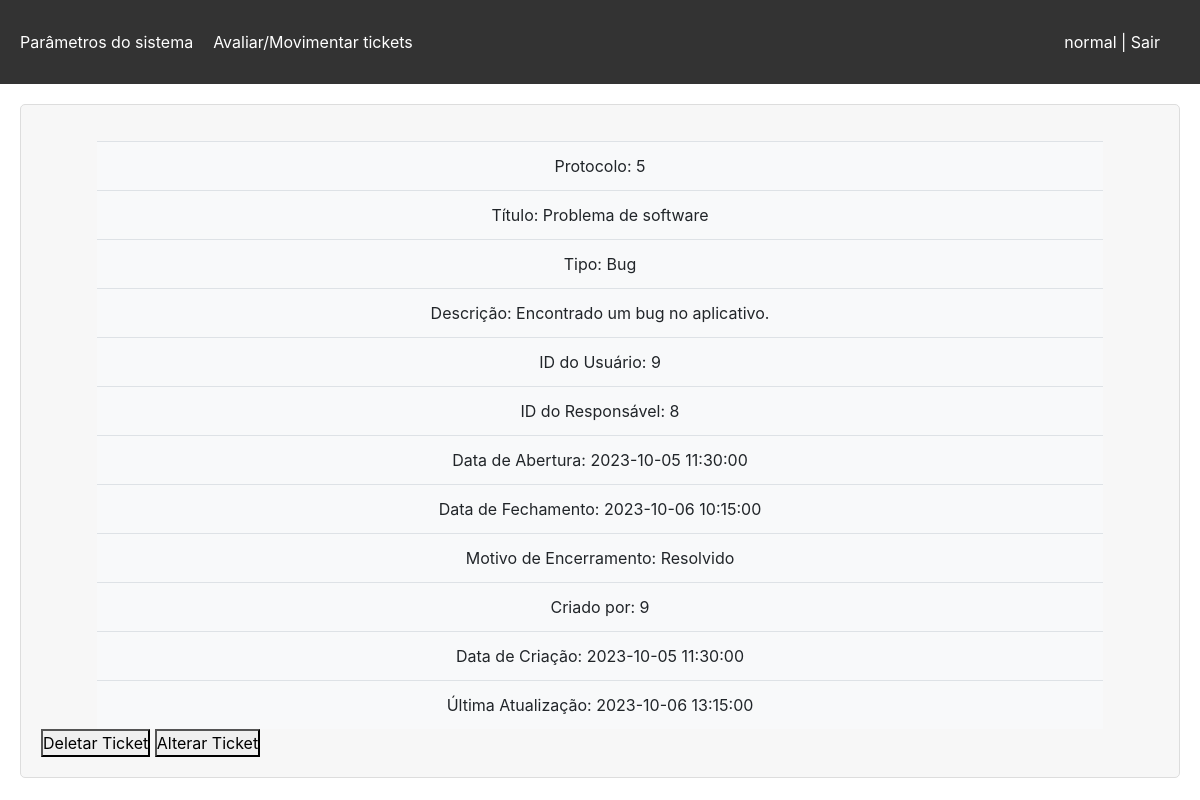
Page /viewId.php?id=5 (signed in) on the committed database.
### tables this page shows
CREATE TABLE `tickets` (
  `protocol` int NOT NULL AUTO_INCREMENT,
  `title` varchar(255) DEFAULT NULL,
  `type` varchar(50) DEFAULT NULL,
  `description` text,
  `user_id` int DEFAULT NULL,
  `responsible_id` int DEFAULT NULL,
  `open_at` datetime DEFAULT NULL,
  `closed_at` datetime DEFAULT NULL,
  `closure_reason` text,
  `created_by` int DEFAULT NULL,
  `created_at` datetime DEFAULT NULL,
  `updated_at` timestamp NULL DEFAULT CURRENT_TIMESTAMP ON UPDATE CURRENT_TIMESTAMP,
  PRIMARY KEY (`protocol`)
);

### app/Db/Database.php (called while the page is built, shortened)
<?php
class Database{
  private $table;
  private $connection;
  public function __construct($table = null){
    $this->table = $table;
  }
  private function setConnection(){
    try{
      $this->connection = new PDO('mysql:host='.self::HOST.';dbname='.self::NAME,self::USER,self::PASS);
      $this->connection->setAttribute(PDO::ATTR_ERRMODE,PDO::ERRMODE_EXCEPTION);
    }catch(PDOException $e){
      die('ERROR: '.$e->getMessage());
    }
  }
  public function execute($query,$params = []){
    try{
      $statement = $this->connection->prepare($query);
      $statement->execute($params);
      return $statement;
    }catch(PDOException $e){
      die('ERROR: '.$e->getMessage());
    }
  }
  public function select($where = null, $order = null, $limit = null, $fields = '*'){
    $where = !empty($where) ? 'WHERE '.$where : '';
    $order = !empty($order) ? 'ORDER BY '.$order : '';
    $limit = !empty($limit) ? 'LIMIT '.$limit : '';
    $query = 'SELECT '.$fields.' FROM '.$this->table.' '.$where.' '.$order.' '.$limit;
    $result = $this->execute($query);
    $data = $result->fetchAll(PDO::FETCH_ASSOC);
    return $data;
  }
}

### app/Entity/Ticket.php (called while the page is built, shortened)
<?php
class Ticket
{
    public $id;
    public function getTicketsById()
    {
        $obDatabase = new Database('tickets');
        $where = "protocol = '{$this->id}'";
        $data = $obDatabase->select($where);
        return $data[0];
    }
}

### viewId.php (the view, shortened to what this page needs)
<?php
$id = $_GET['id'];
$protocolInfo = new Ticket();
$protocolInfo->id = $id;
$ticketData = $protocolInfo->getTicketsById();
include __DIR__ . '/includes/header.php';
?>
<main>
    <section>
        <table class="table bg-light mt-3 table-center">
            <tbody>
                <tr>
                    <td>Protocolo: <?= $ticketData['protocol'] ?></td>
                </tr>
                <tr>
                    <td>Título: <?= $ticketData['title'] ?></td>
                </tr>
                <tr>
                    <td>Tipo: <?= $ticketData['type'] ?></td>
                </tr>
                <tr>
                    <td>Descrição: <?= $ticketData['description'] ?></td>
                </tr>
                <tr>
                    <td>ID do Usuário: <?= $ticketData['user_id'] ?></td>
                </tr>
                <tr>
                    <td>ID do Responsável: <?= $ticketData['responsible_id'] ?></td>
                </tr>
                <tr>
                    <td>Data de Abertura: <?= $ticketData['open_at'] ?></td>
                </tr>
                <?php if (!empty($ticketData['closed_at'])) : ?>
                    <tr>
                        <td>Data de Fechamento: <?= $ticketData['closed_at'] ?></td>
                    </tr>
                <?php endif; ?>
                <?php if (!empty($ticketData['closure_reason'])) : ?>
                    <tr>
                        <td>Motivo de Encerramento: <?= $ticketData['closure_reason'] ?></td>
                    </tr>
                <?php endif; ?>
                <tr>
                    <td>Criado por: <?= $ticketData['created_by'] ?></td>
                </tr>
                <tr>
                    <td>Data de Criação: <?= $ticketData['created_at'] ?></td>
                </tr>
                <tr>
                    <td>Última Atualização: <?= $ticketData['updated_at'] ?></td>
                </tr>
            </tbody>
        </table>
        <div class="button-container">
            <button id="deletarRegistroButton" class="deletar-button">Deletar Ticket</button>
            <button id="EditButton" class="alterar-button">Alterar Ticket</button>
        </div>
    </section>
</main>
<?php
include __DIR__ . '/includes/footer.php';
?>

### includes/header.php (style rules this page uses)
* { margin: 0; padding: 0; }
.table-center { margin: 0 auto; width: 90%; text-align: center; }

### viewId.php (style rules this page uses)
main { margin: 20px; padding: 20px; background-color: #f7f7f7; border: 1px solid #ddd; border-radius: 5px; }

### rows in the picture
tickets: protocol "5", title "Problema de software", type "Bug", description "Encontrado um bug no aplicativo.", user "9", responsible "8", open_at "2023-10-05 11:30:00", closed_at "2023-10-06 10:15:00", closure_reason "Resolvido", created_by "9", created_at "2023-10-05 11:30:00", updated_at "2023-10-06 13:15:00"

### other values in the picture
$_SESSION['name_usuario'] "normal"
